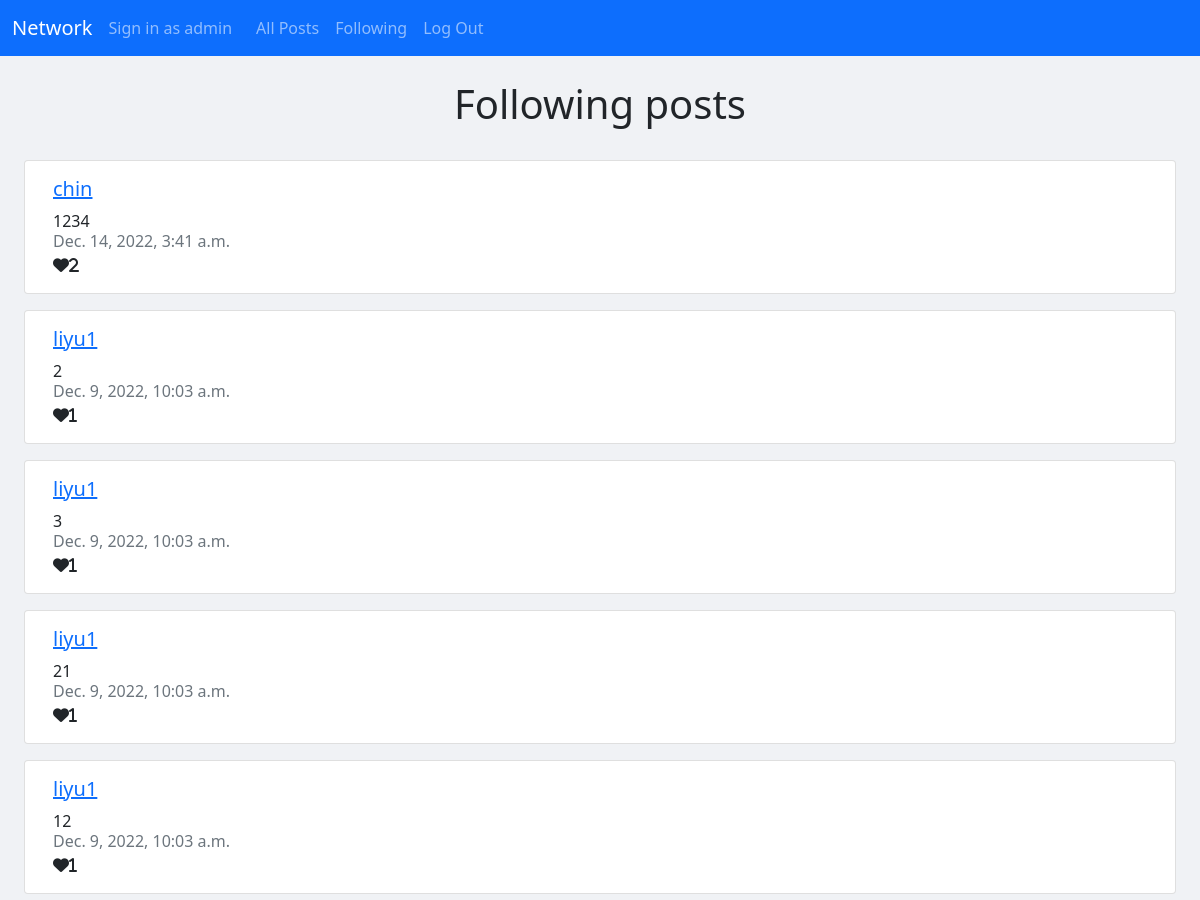
The app's page /following (signed in, upper part), older data.
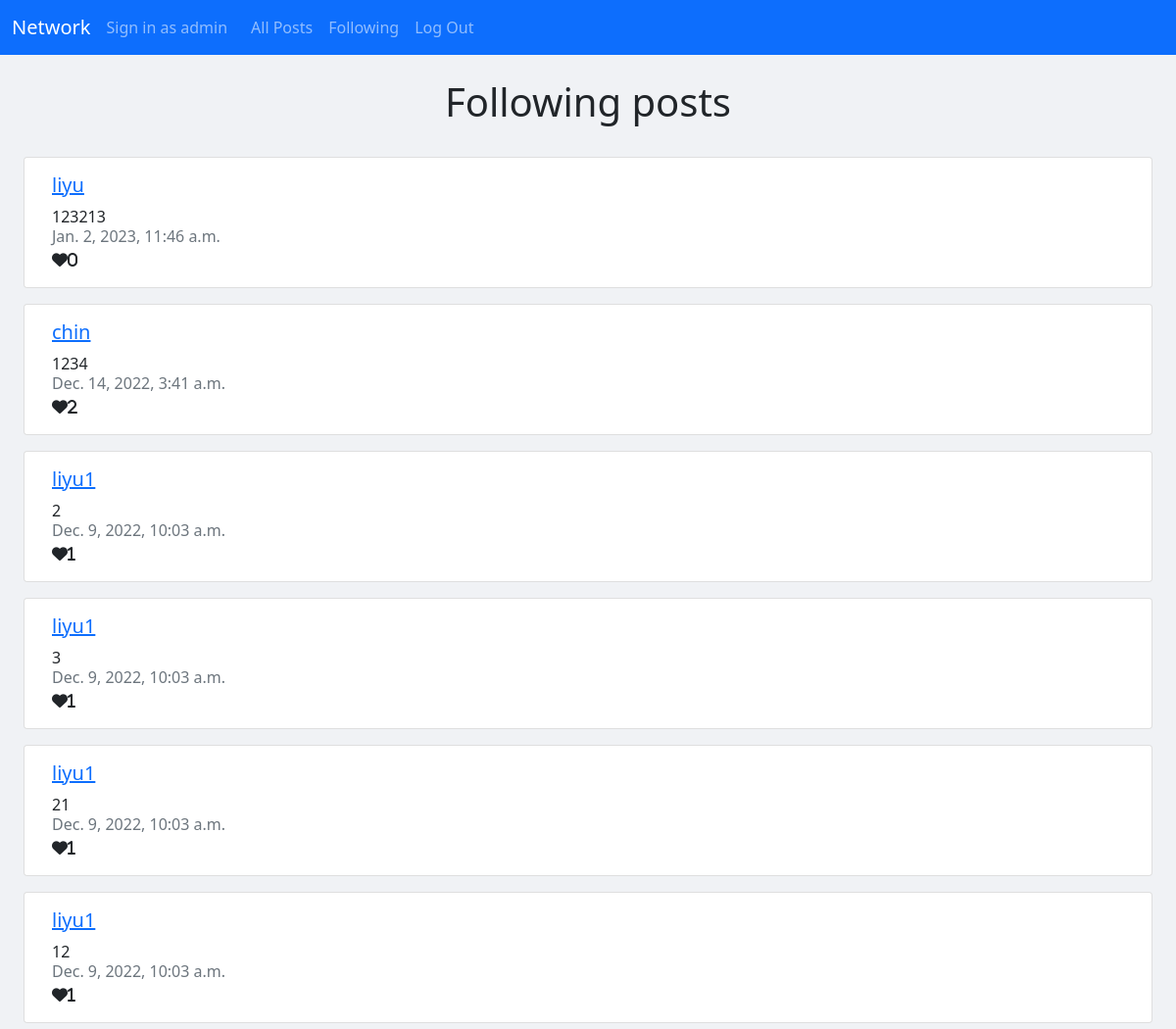
The same page, newer data.
### network/models.py (models this page shows)
class Post(models.Model):
    creator = models.ForeignKey(User, on_delete=models.CASCADE, related_name="creator")
    created_time = models.DateTimeField(auto_now=False, auto_now_add=True)
    context = models.TextField(max_length=200)

class User(AbstractUser):
    pass

### network/views.py (the view)
# urls.py: path("following", views.following_view, name="following_path"),
@login_required
def following_view(request):
    if request.user.is_authenticated:
        f_posts = get_following_posts(user=request.user).order_by("-created_time")
        print(f_posts)
        context = {
            "f_posts": f_posts,
        }
        return render(request, "network/following.html", context)
    return redirect("index")

### network/service.py (called while the page is built)
def get_following_posts(user):
    f_users = User.objects.filter(followee__follower=user)
    f_posts = Post.objects.filter(creator__in=f_users)
    return f_posts

### network/templates/network/following.html
{% extends "network/layout.html" %}
{% block body %}
<div class="d-flex justify-content-center pt-4  pb-0">
  <p class="h1">Following posts</p>
</div>
<div class="row m-4 pb-2 justify-content-evenly">
  {% for post in f_posts %}
  <div class="card mb-3">
    <div class="card-body" data-post_id="{{post.id}}">
      <h5 class="card-title"><a href="{% url 'profile_path' user_name=post.creator %}">{{ post.creator }}</a></h5>
      <div class="card-text">{{ post.context }}</div>
      <div class="card-subtitle text-muted">{{ post.created_time }}</div>
      <i class="fas fa-heart  like-link">{{ post.likes.all.count }}</i>
    </div>
  </div>
  {% endfor %}
</div>
{% endblock body %}

Row changes from the older to the newer data that the page shows:
added Post: creator "liyu", context "123213", created_time "Jan. 2, 2023, 11:46 a.m.", likes.all.count "0"
